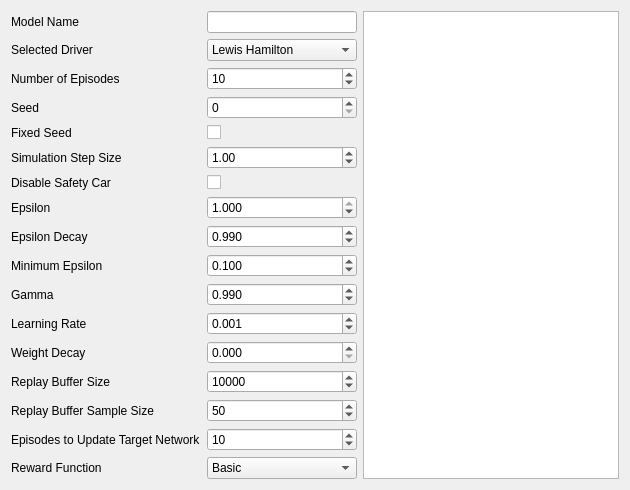
         <widget class="QWidget" name="tab_TrainModel">
          <attribute name="title">
           <string>Model</string>
          </attribute>
          <layout class="QHBoxLayout" name="horizontalLayout_6" stretch="0,1">
           <item>
            <layout class="QFormLayout" name="formLayout">
             <property name="rowWrapPolicy">
              <enum>QFormLayout::WrapLongRows</enum>
             </property>
             <item row="2" column="0">
              <widget class="QLabel" name="lbl_NumEpisodes">
               <property name="text">
                <string>Number of Episodes</string>
               </property>
              </widget>
             </item>
             <item row="3" column="0">
              <widget class="QLabel" name="lbl_Seed">
               <property name="text">
                <string>Seed</string>
               </property>
              </widget>
             </item>
             <item row="4" column="0">
              <widget class="QLabel" name="lbl_FixedSeed">
               <property name="text">
                <string>Fixed Seed</string>
               </property>
              </widget>
             </item>
             <item row="5" column="0">
              <widget class="QLabel" name="lbl_StepSize">
               <property name="text">
                <string>Simulation Step Size</string>
               </property>
              </widget>
             </item>
             <item row="4" column="1">
              <widget class="QCheckBox" name="box_FixedSeed">
               <property name="minimumSize">
                <size>
                 <width>150</width>
                 <height>0</height>
                </size>
               </property>
               <property name="text">
                <string/>
               </property>
              </widget>
             </item>
             <item row="5" column="1">
              <widget class="QDoubleSpinBox" name="dsb_StepSize">
               <property name="minimumSize">
                <size>
                 <width>150</width>
                 <height>0</height>
                </size>
               </property>
               <property name="singleStep">
                <double>0.010000000000000</double>
               </property>
               <property name="value">
                <double>1.000000000000000</double>
               </property>
              </widget>
             </item>
             <item row="7" column="0">
              <widget class="QLabel" name="lbl_Epsilon">
               <property name="text">
                <string>Epsilon</string>
               </property>
              </widget>
             </item>
             <item row="7" column="1">
              <widget class="QDoubleSpinBox" name="dsb_Epsilon">
               <property name="minimumSize">
                <size>
                 <width>150</width>
                 <height>0</height>
                </size>
               </property>
               <property name="decimals">
                <number>3</number>
               </property>
               <property name="maximum">
                <double>1.000000000000000</double>
               </property>
               <property name="singleStep">
                <double>0.010000000000000</double>
               </property>
               <property name="value">
                <double>1.000000000000000</double>
               </property>
              </widget>
             </item>
             <item row="2" column="1">
              <widget class="QDoubleSpinBox" name="dsb_NumEpisodes">
               <property name="minimumSize">
                <size>
                 <width>150</width>
                 <height>0</height>
                </size>
               </property>
               <property name="decimals">
                <number>0</number>
               </property>
               <property name="maximum">
                <double>1000000.000000000000000</double>
               </property>
               <property name="singleStep">
                <double>10.000000000000000</double>
               </property>
               <property name="value">
                <double>10.000000000000000</double>
               </property>
              </widget>
             </item>
             <item row="3" column="1">
              <widget class="QDoubleSpinBox" name="dsb_Seed">
               <property name="minimumSize">
                <size>
                 <width>150</width>
                 <height>0</height>
                </size>
               </property>
               <property name="alignment">
                <set>Qt::AlignLeading|Qt::AlignLeft|Qt::AlignVCenter</set>
               </property>
               <property name="decimals">
                <number>0</number>
               </property>
               <property name="maximum">
                <double>1000000.000000000000000</double>
               </property>
              </widget>
             </item>
             <item row="8" column="0">
              <widget class="QLabel" name="lbl_EpsilonDecay">
               <property name="text">
                <string>Epsilon Decay</string>
               </property>
              </widget>
             </item>
             <item row="8" column="1">
              <widget class="QDoubleSpinBox" name="dsb_EpsilonDecay">
               <property name="minimumSize">
                <size>
                 <width>150</width>
                 <height>0</height>
                </size>
               </property>
               <property name="decimals">
                <number>3</number>
               </property>
               <property name="maximum">
                <double>1.000000000000000</double>
               </property>
               <property name="singleStep">
                <double>0.010000000000000</double>
               </property>
               <property name="value">
                <double>0.990000000000000</double>
               </property>
              </widget>
             </item>
             <item row="9" column="0">
              <widget class="QLabel" name="lbl_MinEpsilon">
               <property name="text">
                <string>Minimum Epsilon</string>
               </property>
              </widget>
             </item>
             <item row="9" column="1">
              <widget class="QDoubleSpinBox" name="dsb_MinEpsilon">
               <property name="minimumSize">
                <size>
                 <width>150</width>
                 <height>0</height>
                </size>
               </property>
               <property name="decimals">
                <number>3</number>
               </property>
               <property name="maximum">
                <double>1.000000000000000</double>
               </property>
               <property name="singleStep">
                <double>0.010000000000000</double>
               </property>
               <property name="value">
                <double>0.100000000000000</double>
               </property>
              </widget>
             </item>
             <item row="10" column="0">
              <widget class="QLabel" name="lbl_Gamma">
               <property name="text">
                <string>Gamma</string>
               </property>
              </widget>
             </item>
             <item row="10" column="1">
              <widget class="QDoubleSpinBox" name="dsb_Gamma">
               <property name="minimumSize">
                <size>
                 <width>150</width>
                 <height>0</height>
                </size>
               </property>
               <property name="decimals">
                <number>3</number>
               </property>
               <property name="singleStep">
                <double>0.010000000000000</double>
               </property>
               <property name="value">
                <double>0.990000000000000</double>
               </property>
              </widget>
             </item>
             <item row="11" column="0">
              <widget class="QLabel" name="lbl_LearningRate">
               <property name="text">
                <string>Learning Rate</string>
               </property>
              </widget>
             </item>
             <item row="11" column="1">
              <widget class="QDoubleSpinBox" name="dsb_LearningRate">
               <property name="minimumSize">
                <size>
                 <width>150</width>
                 <height>0</height>
                </size>
               </property>
               <property name="decimals">
                <number>3</number>
               </property>
               <property name="maximum">
                <double>1.000000000000000</double>
               </property>
               <property name="singleStep">
                <double>0.001000000000000</double>
               </property>
               <property name="value">
                <double>0.001000000000000</double>
               </property>
              </widget>
             </item>
             <item row="12" column="0">
              <widget class="QLabel" name="lbl_WeightDecay">
               <property name="text">
                <string>Weight Decay</string>
               </property>
              </widget>
             </item>
             <item row="12" column="1">
              <widget class="QDoubleSpinBox" name="dsb_WeightDecay">
               <property name="minimumSize">
                <size>
                 <width>150</width>
                 <height>0</height>
                </size>
               </property>
               <property name="decimals">
                <number>3</number>
               </property>
              </widget>
             </item>
             <item row="13" column="0">
              <widget class="QLabel" name="lbl_ReplayBufferSize">
               <property name="text">
                <string>Replay Buffer Size</string>
               </property>
              </widget>
             </item>
             <item row="13" column="1">
              <widget class="QDoubleSpinBox" name="dsb_ReplayBufferSize">
               <property name="minimumSize">
                <size>
                 <width>150</width>
                 <height>0</height>
                </size>
               </property>
               <property name="decimals">
                <number>0</number>
               </property>
               <property name="maximum">
                <double>1000000.000000000000000</double>
               </property>
               <property name="value">
                <double>10000.000000000000000</double>
               </property>
              </widget>
             </item>
             <item row="14" column="0">
              <widget class="QLabel" name="lbl_ReplayBufferSampleSize">
               <property name="text">
                <string>Replay Buffer Sample Size</string>
               </property>
              </widget>
             </item>
             <item row="14" column="1">
              <widget class="QDoubleSpinBox" name="dsb_ReplayBufferSampleSize">
               <property name="minimumSize">
                <size>
                 <width>150</width>
                 <height>0</height>
                </size>
               </property>
               <property name="decimals">
                <number>0</number>
               </property>
               <property name="maximum">
                <double>1000000.000000000000000</double>
               </property>
               <property name="value">
                <double>50.000000000000000</double>
               </property>
              </widget>
             </item>
             <item row="15" column="0">
              <widget class="QLabel" name="lbl_EpisodesUpdateTargetNetwork">
               <property name="text">
                <string>Episodes to Update Target Network</string>
               </property>
              </widget>
             </item>
             <item row="15" column="1">
              <widget class="QDoubleSpinBox" name="dsb_EpisodesUpdateTargetNetwork">
               <property name="minimumSize">
                <size>
                 <width>150</width>
                 <height>0</height>
                </size>
               </property>
               <property name="decimals">
                <number>0</number>
               </property>
               <property name="maximum">
                <double>1000000.000000000000000</double>
               </property>
               <property name="value">
                <double>10.000000000000000</double>
               </property>
              </widget>
             </item>
             <item row="16" column="1">
              <widget class="QComboBox" name="cb_RewardFunction">
               <property name="minimumSize">
                <size>
                 <width>150</width>
                 <height>0</height>
                </size>
               </property>
               <item>
                <property name="text">
                 <string>Basic</string>
                </property>
               </item>
              </widget>
             </item>
             <item row="1" column="0">
              <widget class="QLabel" name="lbl_NumEpisodes_2">
               <property name="text">
                <string>Selected Driver</string>
               </property>
              </widget>
             </item>
             <item row="1" column="1">
              <widget class="QComboBox" name="cb_SelectedDriver">
               <property name="minimumSize">
                <size>
                 <width>150</width>
                 <height>0</height>
                </size>
               </property>
               <item>
                <property name="text">
                 <string>Lewis Hamilton</string>
                </property>
               </item>
               <item>
                <property name="text">
                 <string>George Russell</string>
                </property>
               </item>
              </widget>
             </item>
             <item row="0" column="0">
              <widget class="QLabel" name="lbl_ModelName">
               <property name="text">
                <string>Model Name</string>
               </property>
              </widget>
             </item>
             <item row="0" column="1">
              <widget class="QLineEdit" name="le_ModelName">
               <property name="minimumSize">
                <size>
                 <width>150</width>
                 <height>0</height>
                </size>
               </property>
              </widget>
             </item>
             <item row="6" column="0">
              <widget class="QLabel" name="lbl_DisableSC">
               <property name="text">
                <string>Disable Safety Car</string>
               </property>
              </widget>
             </item>
             <item row="6" column="1">
              <widget class="QCheckBox" name="box_DisableSC">
               <property name="minimumSize">
                <size>
                 <width>150</width>
                 <height>0</height>
                </size>
               </property>
               <property name="text">
                <string/>
               </property>
              </widget>
             </item>
             <item row="16" column="0">
              <widget class="QLabel" name="lbl_RewardFunction">
               <property name="text">
                <string>Reward Function</string>
               </property>
              </widget>
             </item>
            </layout>
           </item>
           <item>
            <widget class="QTextEdit" name="te_ConsoleLog">
             <property name="readOnly">
              <bool>true</bool>
             </property>
            </widget>
           </item>
          </layout>
         </widget>
